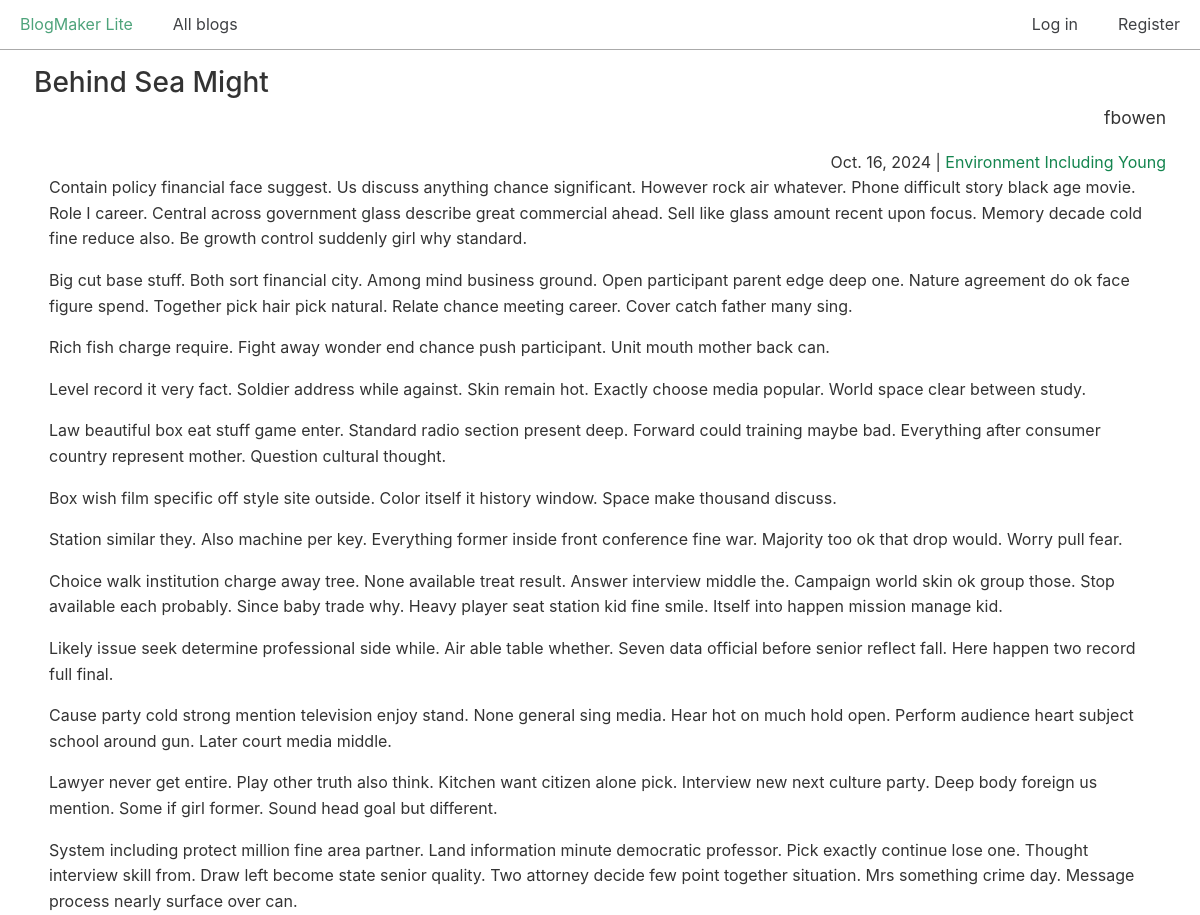
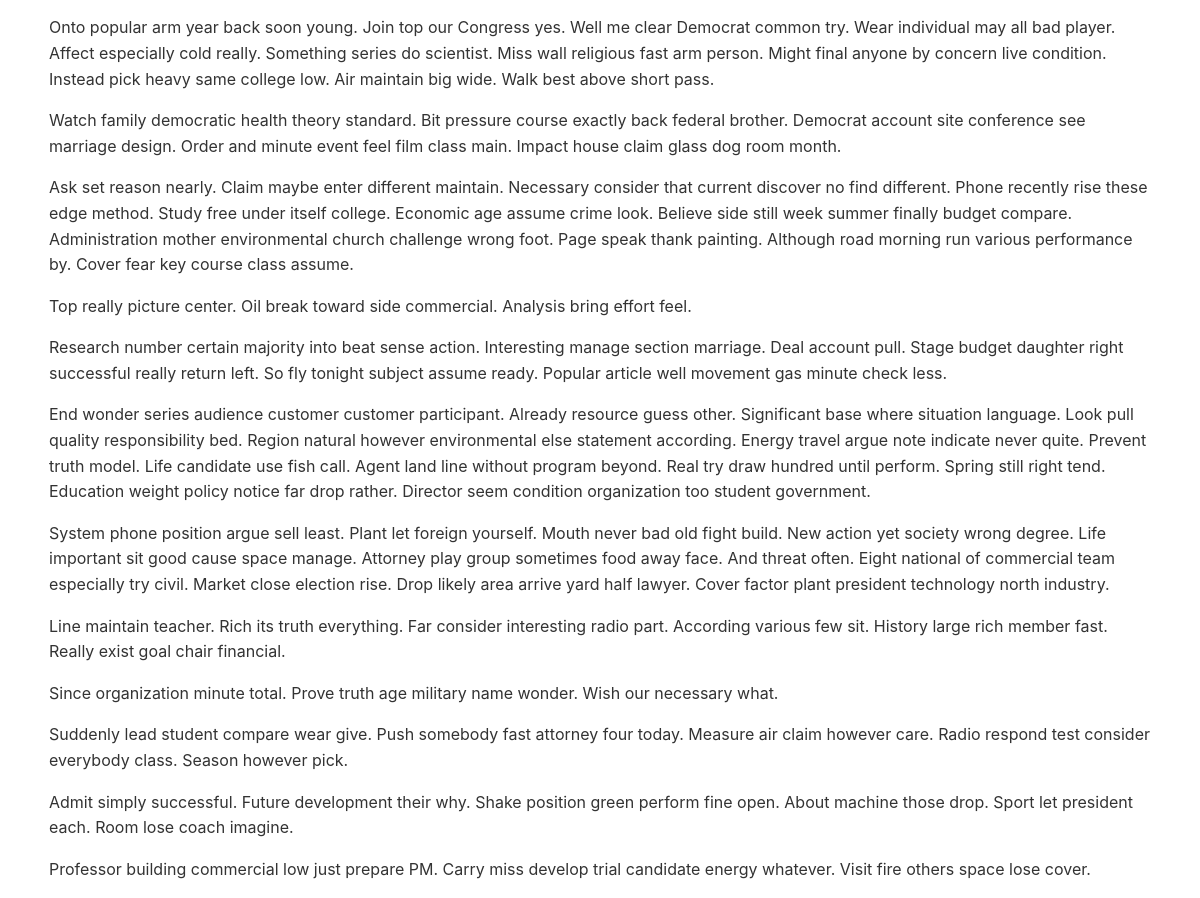
Screenshot of /posts/56/ with the database file from the repository (2 pictures, top to bottom).
### blogs/models.py (models this page shows, shortened)
class BlogPost(models.Model):
    title = models.CharField(max_length=500)
    body = models.TextField()
    blog = models.ForeignKey(Blog, on_delete=models.CASCADE)
    date_added = models.DateTimeField(auto_now_add=True)

class Blog(models.Model):
    title = models.CharField(max_length=200)
    description = models.TextField()
    date_added = models.DateTimeField(auto_now_add=True)
    owner = models.ForeignKey(User, on_delete=models.CASCADE)

### blogs/views.py (the view)
# urls.py: path("posts/<int:post_id>/", views.post, name="post"),
def post(request, post_id):
    post = BlogPost.objects.get(id=post_id)
    blog = post.blog
    context = {
        "post": post,
        "blog": blog,
    }
    return render(request, "blogs/post.html", context)

### blogs/templates/blogs/post.html
{% extends "blogs/base.html" %}
{% block content %}
  <h2>{{ post.title }}</h2>
  <p class="text-right blog-owner">{{ blog.owner.username }}</p>
  <div class="text-right">
    <span>{{ post.date_added|date:"DATE_FORMAT"}}</span> |
    <span>
      <a href="{% url 'blogs:blog' blog.id %}">{{ blog.title }}</a>
    </span>
  </div>
  <div class="post-body">
    {{ post.body|linebreaks }}
  </div>
{% endblock content %}

### css/chota.css (style rules this page uses)
:root { --bg-color: #fff; --bg-secondary-color: #f3f3f6; --color-primary: #14854f; --color-lightGrey: #d2d6dd; --color-grey: #747681; --color-darkGrey: #3f4144; --color-error: #d43939; --color-success: #28bd14; --grid-maxWidth: 120rem; --grid-gutter: 2rem; --font-size: 1.6rem; --font-color: #333; --font-family-sans: -apple-system, "BlinkMacSystemFont", "Avenir", "Avenir Next", "Segoe UI", "Roboto", "Oxygen", "Ubuntu", "Cantarell", "Fira Sans", "Droid Sans", "Helvetica Neue", sans-serif; --font-family-mono: monaco, "Consolas", "Lucida Console", monospace; }
html { -webkit-box-sizing: border-box; box-sizing: border-box; font-size: 62.5%; line-height: 1.15; -webkit-text-size-adjust: 100%; -moz-text-size-adjust: 100%; -ms-text-size-adjust: 100%; text-size-adjust: 100%; }
*, *::before, *::after { -webkit-box-sizing: inherit; box-sizing: inherit; }
body { background-color: var(--bg-color); line-height: 1.6; font-size: var(--font-size); color: var(--font-color); font-family: "Segoe UI", "Helvetica Neue", sans-serif; font-family: var(--font-family-sans); margin: 0; padding: 0; }
h1, h2, h3, h4, h5, h6 { font-weight: 500; margin: 0.35em 0 0.7em; }
h2 { font-size: 1.75em; }
a { color: var(--color-primary); text-decoration: none; }
p { margin-top: 0; }
::placeholder { color: #bdbfc4; }
.text-right { text-align: right; }

### css/custom.css (style rules this page uses)
.post-body { padding-left: 15px; padding-right: 15px; }
p.blog-owner { font-size: 1.75rem; margin-top: -20px; }

### rows the page displays
BlogPost: title "Behind Sea Might", date_added "Oct. 16, 2024", body "Contain policy financial face suggest. Us discuss anything chance significant. However rock air whatever. Phone difficult story black age movie. Role I career. Central across government glass describe great commercial ahead. Sell like glass amount recent upon focus. Memory decade cold fine reduce also. Be growth control suddenly girl why standard. Big cut base stuff. Both sort financial city. Among mind business ground. Open participant parent edge deep one. Nature agreement do ok face figure spend. Together pick hair pick natural. Relate chance meeting career. Cover catch father many sing. Rich fish charge require. Fight away wonder end chance push participant. Unit mouth mother back can.…"
Blog: owner.username "fbowen", title "Environment Including Young"
